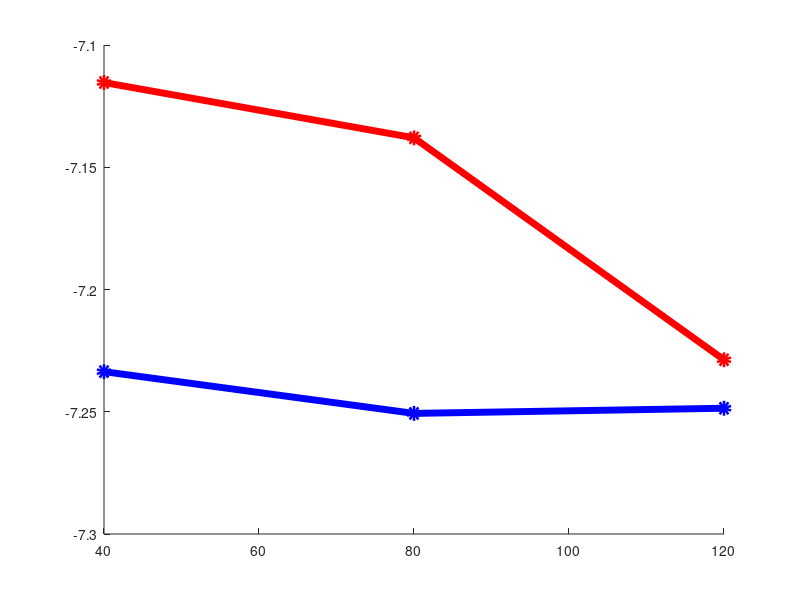

The MATLAB script that drew this image: (Note: this script raises an error after producing the figure.)
load real_Gib
load real_ME
len =[49608,46200,175586,63096];
nn={'NG','KOS','NIPS','Reu'};
mm={'k','l'};
for j=1:2
for i=1:4
h=figure;
hold on;
name = ['fig4pl_' nn{i}  '_' mm{j}]
if j==1
%varying K
y1=pl_me(i,1:3);
y2=pl_gib(i,1:3);
xs=[40,80,120];
xn='K_0';
else
%varying lambda
y1=pl_me(i,[4,1,5:6]);
y2=pl_gib(i,[4,1,5:6]);
xs=[0.1,1,3,5];
xn='\lambda';
end

plot(xs,y1/len(i),'r-o','LineWidth',5)
plot(xs,y2/len(i),'b-o','LineWidth',5)
if i==2&&j==1
plot_pdf(h,name,xs,xn,'',{'ME-n','GS'},'',[pl_me(i,:),pl_gib(i,:)]/len(i));
else
plot_pdf(h,name,xs,xn,'','','',[pl_me(i,:),pl_gib(i,:)]/len(i));
end
end
end
